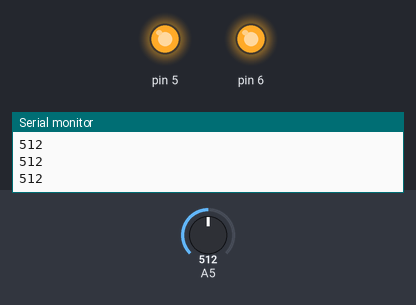
Simulated run of this sketch. Board: Arduino Uno, built with avr-gcc and run on an emulated ATmega328P. Shown: output pins drawn as LEDs (lit = HIGH), the last lines printed to the serial monitor. The test bench sets the inputs (shaded band); at power-on: A5 = 512.

Above: at 1.2 s.
1.3 s: A5 set to 591
2.8 s: A5 set to 614
At 3.1 s:
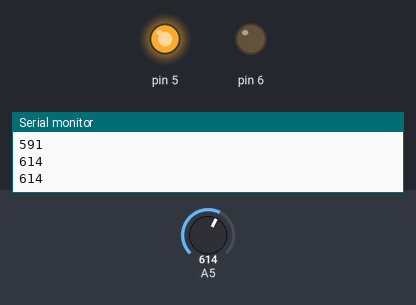
4.3 s: A5 set to 590
At 5.6 s:
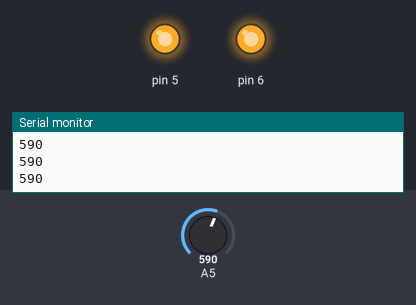
5.9 s: A5 set to 610
At 7.0 s:
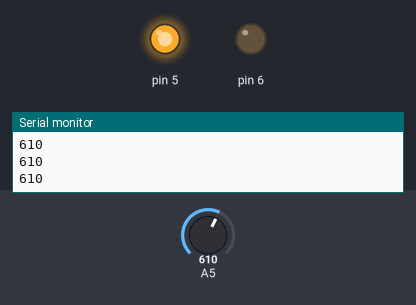
Timing chart, 0 to 8.5 s (numbered marks = the images above; inputs shaded):
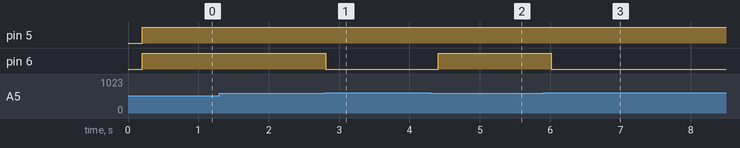

Measured:
- the behaviour switches between 600 and 601 on A5 (found by bisection; images 0 and 1)
- after the input at 2.8 s, pin 6: HIGH → LOW at once
- after the input at 4.3 s, pin 6: LOW → HIGH after 0.11 s
- after the input at 5.9 s, pin 6: HIGH → LOW after 0.12 s

The sketch:

sketch_may31c.ino
```cpp
void setup() {
  Serial.begin(9600); // 시리얼통신 시작하기
  pinMode(5, OUTPUT);
  pinMode(6, OUTPUT);
}

void loop() {
  Serial.println(analogRead(A5)); // 아날로그 5번 핀 읽어서 시리얼 모니터에 출력
  delay(200); // 0.1초 기다리기

  if(analogRead(A5) <= 700)
  {
    digitalWrite(5, HIGH);
  }
  else
  {
    digitalWrite(5, LOW);
  }

  if(analogRead(A5) <= 600)
  {
    digitalWrite(6, HIGH);
  }
  else
  {
    digitalWrite(6, LOW);
  }
}
```
